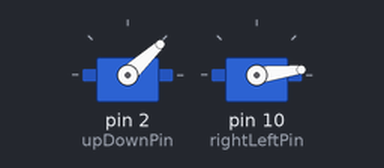
Bench run of a sketch on a simulated Arduino Uno, built with avr-gcc and run on an emulated ATmega328P. Shown: 2 × servo. What the sketch prints to the serial monitor is not drawn.

Above: at 0.05 s.
At 1.75 s:
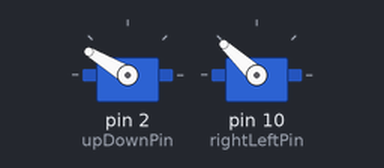
At 3.5 s:
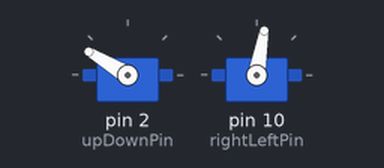
At 7.0 s:
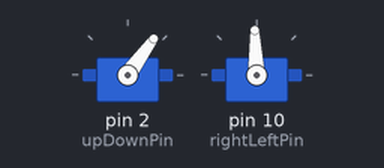
Timing chart, 0 to 9.1 s (numbered marks = the images above):
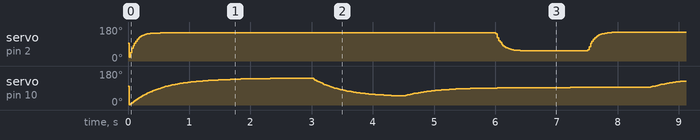

The sketch:

smoothing_animatronic_eye.ino
```cpp
#include <Servo.h>

//Tutorial link: https://github.com/XRobots/ServoSmoothing/blob/main/code/sequencer/sequencer.ino

int pot2 = 1000;
int pot4 = 1000;

float pot2Scaled;
float pot4Scaled;
float pot4aScaled;


float pot2Smoothed = 512;
float pot4Smoothed = 512;

float pot2SmoothedPrev = 512;
float pot4SmoothedPrev = 512;

unsigned long currentMillis;
long previousMillis = 0;    // set up timers
long interval = 5;        // time constant for timer

int stepFlag = 0;
long previousStepMillis = 0;

//define name of the servo motors
Servo upDownServo;
Servo rightLeftServo;

const int rightLeftPin = 10;
const int upDownPin = 2;

void setup() {


  Serial.begin(115200);

  //define pin numbers of the servo motors
  upDownServo.attach(upDownPin);
  rightLeftServo.attach(rightLeftPin);

  upDownServo.writeMicroseconds(1500);

  rightLeftServo.writeMicroseconds(1550);

}

void loop() {

  currentMillis = millis();
  if (currentMillis - previousMillis >= interval) {  // start 5ms timed loop
      previousMillis = currentMillis;

      // step sequencer

      if (stepFlag == 0 && currentMillis - previousStepMillis > 500) {
        stepFlag = 1;
        previousStepMillis = currentMillis;
      }

      else if (stepFlag == 1 && currentMillis - previousStepMillis > 1000) {
        pot2 = 1024;
        stepFlag = 2;
        previousStepMillis = currentMillis;
      }

      else if (stepFlag == 2 && currentMillis - previousStepMillis > 1500) {
        pot2 = 0;
        stepFlag = 3;
        previousStepMillis = currentMillis;
      }

      if (stepFlag == 3 && currentMillis - previousStepMillis > 1500) {
        pot2 = 512;
        stepFlag = 4;
        previousStepMillis = currentMillis;
      }

      if (stepFlag == 4 && currentMillis - previousStepMillis > 1500) {
        pot4 = 0;
        stepFlag = 5;
        previousStepMillis = currentMillis;
      }
      if (stepFlag == 5 && currentMillis - previousStepMillis > 1500) {
        pot4 = 1024;
        stepFlag = 1;
        previousStepMillis = currentMillis;
      }

      // end of step sequencer


      // scale all pots for the servo microseconds range

      pot2Scaled = (pot2 - 512) + 1500;
      pot4Scaled = ((pot4 - 512) * 1.2) + 1500;

      pot4Scaled = constrain(pot4Scaled,1100,2500);

      // smooth pots

      pot2Smoothed = (pot2Scaled * 0.01) + (pot2SmoothedPrev * 0.99);
      pot4Smoothed = (pot4Scaled * 0.05) + (pot4SmoothedPrev * 0.95);

      // bookmark previous values

      pot2SmoothedPrev = pot2Smoothed;
      pot4SmoothedPrev = pot4Smoothed;

      Serial.print(pot2Smoothed);
      Serial.print(" , ");
      Serial.print(pot4Smoothed);
      Serial.print(" , ");

      // write servos

      rightLeftServo.writeMicroseconds(pot2Smoothed);               //eyeballs side-side

      upDownServo.writeMicroseconds(pot4Smoothed);                  //eyelids

  } // end of timed loop


} // end if main loop
```
